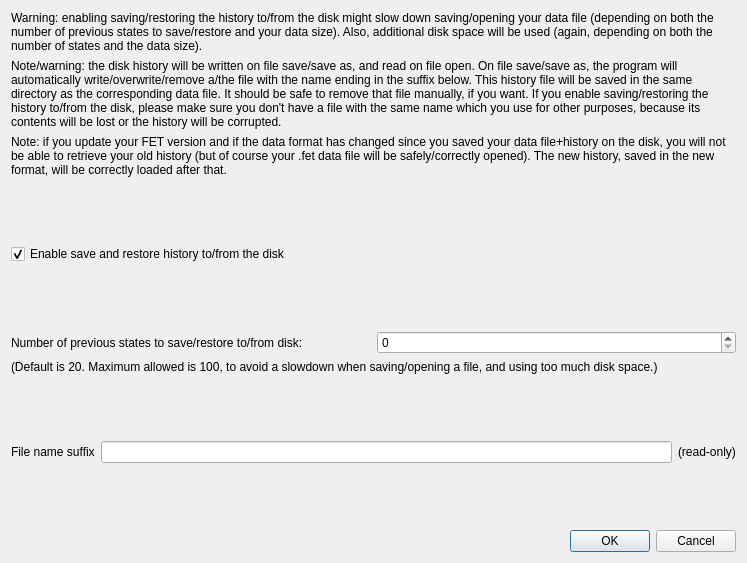
<?xml version="1.0" encoding="UTF-8"?>
<ui version="4.0">
 <class>SettingsRestoreDataFromDiskForm_template</class>
 <widget class="QDialog" name="SettingsRestoreDataFromDiskForm_template">
  <property name="geometry">
   <rect>
    <x>0</x>
    <y>0</y>
    <width>747</width>
    <height>563</height>
   </rect>
  </property>
  <property name="windowTitle">
   <string comment="The title of the dialog of settings for recording and restoring data (undo/redo) from disk">Settings for restore data states from disk</string>
  </property>
  <layout class="QGridLayout" name="gridLayout">
   <item row="9" column="0" colspan="2">
    <layout class="QHBoxLayout" name="horizontalLayout_2">
     <item>
      <widget class="QLabel" name="fileNameLabel">
       <property name="text">
        <string>File name suffix</string>
       </property>
      </widget>
     </item>
     <item>
      <widget class="QLineEdit" name="fileNameSuffixLineEdit"/>
     </item>
     <item>
      <widget class="QLabel" name="fileNameLabel2">
       <property name="text">
        <string comment="The line edit for the history to/from the disk file name suffix is read-only">(read-only)</string>
       </property>
      </widget>
     </item>
    </layout>
   </item>
   <item row="10" column="0" colspan="2">
    <spacer name="verticalSpacer_4">
     <property name="orientation">
      <enum>Qt::Vertical</enum>
     </property>
     <property name="sizeHint" stdset="0">
      <size>
       <width>588</width>
       <height>12</height>
      </size>
     </property>
    </spacer>
   </item>
   <item row="6" column="0" colspan="2">
    <layout class="QHBoxLayout" name="horizontalLayout">
     <item>
      <widget class="QLabel" name="maxStatesLabel">
       <property name="text">
        <string>Number of previous states to save/restore to/from disk:</string>
       </property>
      </widget>
     </item>
     <item>
      <widget class="QSpinBox" name="maxStatesSpinBox"/>
     </item>
    </layout>
   </item>
   <item row="0" column="0" colspan="2">
    <widget class="QLabel" name="label">
     <property name="sizePolicy">
      <sizepolicy hsizetype="Minimum" vsizetype="Minimum">
       <horstretch>0</horstretch>
       <verstretch>0</verstretch>
      </sizepolicy>
     </property>
     <property name="text">
      <string>Warning: enabling saving/restoring the history to/from the disk might slow down saving/opening your data file (depending on both the number of previous states to save/restore and your data size). Also, additional disk space will be used (again, depending on both the number of states and the data size).</string>
     </property>
     <property name="wordWrap">
      <bool>true</bool>
     </property>
    </widget>
   </item>
   <item row="1" column="0" colspan="2">
    <widget class="QLabel" name="label2">
     <property name="sizePolicy">
      <sizepolicy hsizetype="Minimum" vsizetype="Minimum">
       <horstretch>0</horstretch>
       <verstretch>0</verstretch>
      </sizepolicy>
     </property>
     <property name="text">
      <string comment="Disk history refers to the history which will be kept on the computer disk">Note/warning: the disk history will be written on file save/save as, and read on file open. On file save/save as, the program will automatically write/overwrite/remove a/the file with the name ending in the suffix below. This history file will be saved in the same directory as the corresponding data file. It should be safe to remove that file manually, if you want. If you enable saving/restoring the history to/from the disk, please make sure you don't have a file with the same name which you use for other purposes, because its contents will be lost or the history will be corrupted.</string>
     </property>
     <property name="wordWrap">
      <bool>true</bool>
     </property>
    </widget>
   </item>
   <item row="5" column="0" colspan="2">
    <spacer name="verticalSpacer_2">
     <property name="orientation">
      <enum>Qt::Vertical</enum>
     </property>
     <property name="sizeHint" stdset="0">
      <size>
       <width>20</width>
       <height>37</height>
      </size>
     </property>
    </spacer>
   </item>
   <item row="4" column="0" colspan="2">
    <widget class="QCheckBox" name="enableHistoryOnDiskCheckBox">
     <property name="text">
      <string>Enable save and restore history to/from the disk</string>
     </property>
     <property name="checked">
      <bool>true</bool>
     </property>
    </widget>
   </item>
   <item row="11" column="0" colspan="2">
    <widget class="QDialogButtonBox" name="buttonBox">
     <property name="orientation">
      <enum>Qt::Horizontal</enum>
     </property>
     <property name="standardButtons">
      <set>QDialogButtonBox::Cancel|QDialogButtonBox::Ok</set>
     </property>
    </widget>
   </item>
   <item row="3" column="0" colspan="2">
    <spacer name="verticalSpacer">
     <property name="orientation">
      <enum>Qt::Vertical</enum>
     </property>
     <property name="sizeHint" stdset="0">
      <size>
       <width>20</width>
       <height>40</height>
      </size>
     </property>
    </spacer>
   </item>
   <item row="7" column="0" colspan="2">
    <widget class="QLabel" name="maxStatesLabel2">
     <property name="sizePolicy">
      <sizepolicy hsizetype="Minimum" vsizetype="Minimum">
       <horstretch>0</horstretch>
       <verstretch>0</verstretch>
      </sizepolicy>
     </property>
     <property name="text">
      <string comment="20 is the default number of states to record on the disk, and 100 is the maximum number of states to record on the disk">(Default is 20. Maximum allowed is 100, to avoid a slowdown when saving/opening a file, and using too much disk space.)</string>
     </property>
     <property name="wordWrap">
      <bool>true</bool>
     </property>
    </widget>
   </item>
   <item row="8" column="0" colspan="2">
    <spacer name="verticalSpacer_3">
     <property name="orientation">
      <enum>Qt::Vertical</enum>
     </property>
     <property name="sizeHint" stdset="0">
      <size>
       <width>20</width>
       <height>40</height>
      </size>
     </property>
    </spacer>
   </item>
   <item row="2" column="0" colspan="2">
    <widget class="QLabel" name="label3">
     <property name="sizePolicy">
      <sizepolicy hsizetype="Minimum" vsizetype="Maximum">
       <horstretch>0</horstretch>
       <verstretch>0</verstretch>
      </sizepolicy>
     </property>
     <property name="text">
      <string>Note: if you update your FET version and if the data format has changed since you saved your data file+history on the disk, you will not be able to retrieve your old history (but of course your .fet data file will be safely/correctly opened). The new history, saved in the new format, will be correctly loaded after that.</string>
     </property>
     <property name="wordWrap">
      <bool>true</bool>
     </property>
    </widget>
   </item>
  </layout>
 </widget>
 <resources/>
 <connections>
  <connection>
   <sender>buttonBox</sender>
   <signal>accepted()</signal>
   <receiver>SettingsRestoreDataFromDiskForm_template</receiver>
   <slot>accept()</slot>
   <hints>
    <hint type="sourcelabel">
     <x>248</x>
     <y>254</y>
    </hint>
    <hint type="destinationlabel">
     <x>157</x>
     <y>274</y>
    </hint>
   </hints>
  </connection>
  <connection>
   <sender>buttonBox</sender>
   <signal>rejected()</signal>
   <receiver>SettingsRestoreDataFromDiskForm_template</receiver>
   <slot>reject()</slot>
   <hints>
    <hint type="sourcelabel">
     <x>316</x>
     <y>260</y>
    </hint>
    <hint type="destinationlabel">
     <x>286</x>
     <y>274</y>
    </hint>
   </hints>
  </connection>
 </connections>
</ui>
